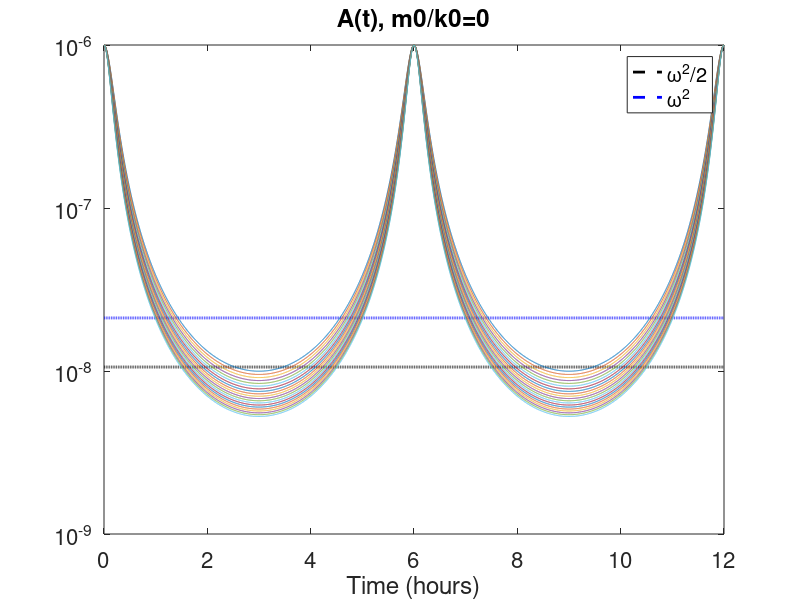
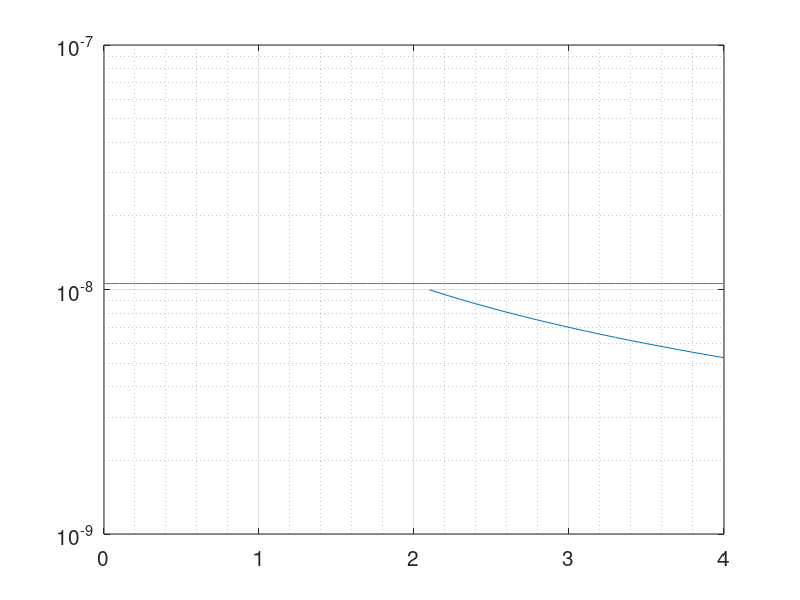
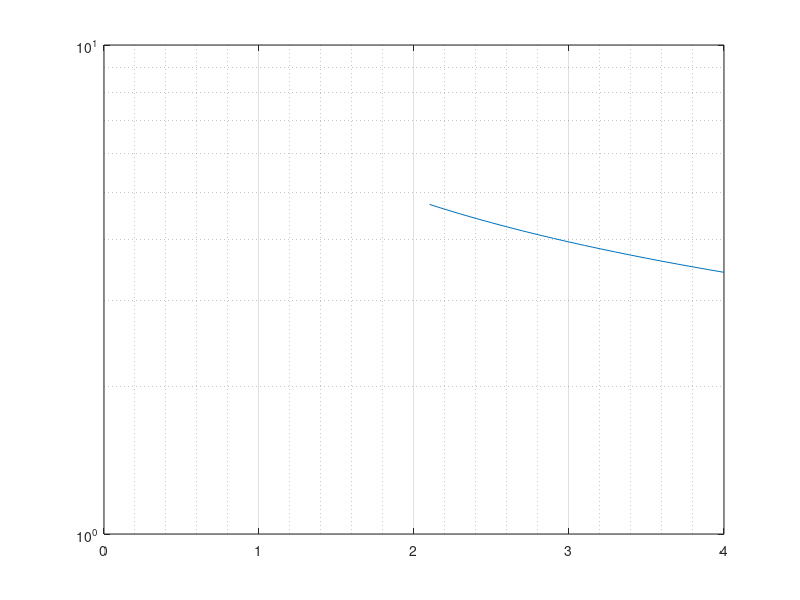

The MATLAB source for these figures, in order:
clear;close all;
omega = 2*pi/43200;
N = 1e-3;
% shear_all = [0.1:0.1:2]*1e-3;
% Ri_all = N^2./shear_all.^2;
% Ri_all = 0.25:0.01:2;
inverseRi = 0:0.1:4;
Ri_all = 1./inverseRi;

Nt = 1;
dt = 5;
tt = dt:dt:43200*Nt;
Ln = length(Ri_all);
intA = NaN*zeros(1,Ln);
maxA = NaN*zeros(1,Ln);
k0=1;
rw = 0;
m0=rw*k0;

figure(1)
l1=plot(tt/3600,omega^2/2*ones(1,length(tt)),'k--','LineWidth',2);
hold on;
l2=plot(tt/3600,omega^2*ones(1,length(tt)),'b--','LineWidth',2);

% for n=1:21
for n=22:Ln
    Ri = Ri_all(n)
    B = abs(m0/k0*omega/N-Ri^(-0.5)*sin(omega*tt));
    C = 1./(omega^2/N^2+B.^2)-1;
    A = omega^2.*(1+C);

    intA(n) = sum(A.*dt);
    maxA(n) = max(A);
    minA(n) = min(A);
    meanA(n)=mean(A);

    intC(n) = sum(C.*dt);

    figure(1)
    plot(tt/3600,A);
    set(gca,'Fontsize',16)
    xlabel('Time (hours)')
    title('A(t), m0/k0=0')
    set(gca,'YScale', 'log')
    % ylim([0 1e-6])
    % ylim([-2 2])
end

legend([l1 l2],'\omega^2/2','\omega^2')


figure(3)
plot(inverseRi,minA)
hold on;
plot(inverseRi,omega^2/2*ones(1,length(inverseRi)))
set(gca,'YScale','log')
grid on;
grid minor;
set(gca,'fontsize',15)


aaa = meanA./omega^2;

figure(4)
plot(inverseRi,aaa)
set(gca,'YScale','log')
grid on;
grid minor;
